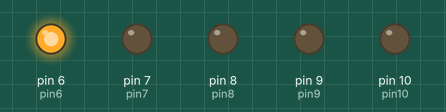
A sketch run on a simulated Arduino Uno, built with avr-gcc and run on an emulated ATmega328P. On the bench: output pins drawn as LEDs (lit = HIGH).

Above: at 0.2 s.
At 1.2 s:
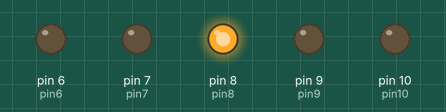
At 1.7 s:
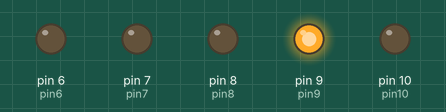
At 3.2 s:
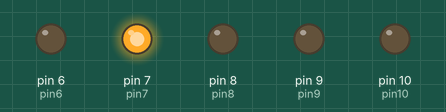
At 4.7 s:
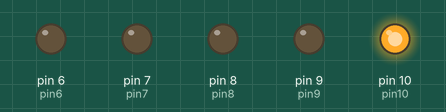
Timing chart, 0 to 5.8 s (numbered marks = the images above):
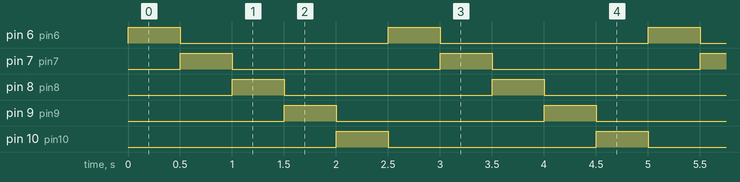

The sketch:

style_light_test.ino
```cpp
#include <EEPROM.h>

# define pin6 6
# define pin7 7
# define pin8 8
# define pin9 9
# define pin10 10
int d=500;


// the first test of me
void setup() {
  pinMode(pin6,OUTPUT);
  pinMode(pin7,OUTPUT);
  pinMode(pin8,OUTPUT);
  pinMode(pin9,OUTPUT);
  pinMode(pin10,OUTPUT);


}

void loop() {
  digitalWrite(pin6,HIGH);
  digitalWrite(pin7,LOW);
  digitalWrite(pin8,LOW);
  digitalWrite(pin9,LOW);
  digitalWrite(pin10,LOW);
  delay(d);
  digitalWrite(pin6,LOW);
  digitalWrite(pin7,HIGH);
  digitalWrite(pin8,LOW);
  digitalWrite(pin9,LOW);
  digitalWrite(pin10,LOW);
  delay(d);
  digitalWrite(pin6,LOW);
  digitalWrite(pin7,LOW);
  digitalWrite(pin8,HIGH);
  digitalWrite(pin9,LOW);
  digitalWrite(pin10,LOW);
  delay(d);
  digitalWrite(pin6,LOW);
  digitalWrite(pin7,LOW);
  digitalWrite(pin8,LOW);
  digitalWrite(pin9,HIGH);
  digitalWrite(pin10,LOW);
  delay(d);
  digitalWrite(pin6,LOW);
  digitalWrite(pin7,LOW);
  digitalWrite(pin8,LOW);
  digitalWrite(pin9,LOW);
  digitalWrite(pin10,HIGH);
  delay(d);


}
```

Measured:
- by itself, pin 6 (pin6), pin 7 (pin7), pin 8 (pin8), pin 9 (pin9), pin 10 (pin10): alternates HIGH for 0.50 s and LOW for 2.0 s
- by itself, everything shown: repeats every 2.5 s, in 5 steps
